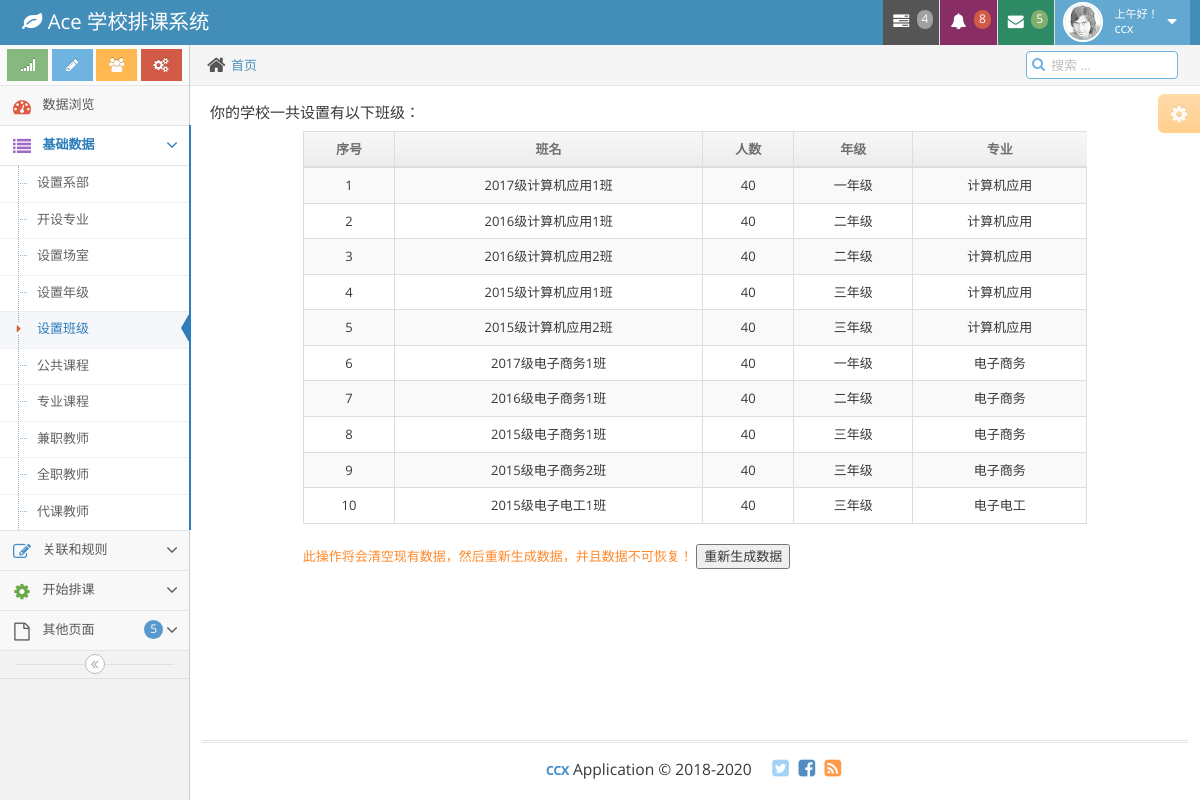
The app's page /mydata/myclass.html (signed in) with its own data.
### apps/mydata/models.py (models this page shows)
class Myclass(models.Model):
	myclass_name = models.CharField(max_length=45)
	m_grade_name = models.CharField(max_length=15)
	m_pf_name = models.CharField(max_length=30)
	myclass_num = models.IntegerField()

### apps/mydata/views.py (the view, shortened to what this page needs)
@method_decorator(Check_Login,name='dispatch')
class Show_myclass(View):
	template_name = 'mydata/myclass.html'
	def get(self,request):
		if request.method == 'GET':
			show_myclass_list = models.Myclass.objects.all()
			return render(request,self.template_name,{'show_myclass_list':show_myclass_list})

### apps/users/views.py (called while the page is built)
def Check_Login(func):  #自定义登录验证装饰器
	def warpper(request):
		username = request.session.get('username')
		if username:
			return func(request)
		else:
			return render(request,'users/login.html')
	return warpper

### apps/mydata/templates/mydata/myclass.html (shortened to what this page needs)
{% extends "base.html" %}
{% block menu %}
	{% include 'menu.html' %}
{% endblock%}
{% block content %}
	<p><H5>你的学校一共设置有以下班级：</H5></p>
	<div class="col-md-10 col-md-offset-1">
		<table class="table table-striped table-bordered table-hover">
			<thead>
				<tr>
					<th class="center">序号</th>
					<th class="center">班名</th>
					<th class="center">人数</th>
					<th class="center">年级</th>
					<th class="center">专业</th>
				</tr>
			</thead>
			<tbody>
				{% for cline in show_myclass_list %}
				<tr>
					<td class="center">{{ cline.id }}</td>
					<td class="center">{{ cline.myclass_name }}</td>
					<td class="center">{{ cline.myclass_num }}</td>
					<td class="center">{{ cline.m_grade_name }}</td>
					<td class="center">{{ cline.m_pf_name }}</td>
				</tr>
				{% endfor %}
			</tbody>
		</table>
		<form method="POST" action="{% url 'mydata:restart' %}">
			<span class='orange'>此操作将会清空现有数据，然后重新生成数据，并且数据不可恢复！</span>
			<button type="submit">重新生成数据</button>
		</form>
	</div>
{% endblock %}

### templates/base.html (shortened to what this page needs)
<!DOCTYPE html>
<html lang="en">
	<head>
		{% load staticfiles %}
		<link rel="stylesheet" href="{%static 'css/bootstrap.min.css'%}" />
		<link rel="stylesheet" href="{%static 'font-awesome/4.5.0/css/font-awesome.min.css'%}" />
		<link rel="stylesheet" href="{%static 'css/ace.min.css'%}" class="ace-main-stylesheet" id="main-ace-style" />
		<link rel="stylesheet" href="{%static 'css/ace-skins.min.css'%}" />
		<link rel="stylesheet" href="{%static 'css/ace-rtl.min.css'%}" />
	</head>
	<body class="no-skin">
		<div id="navbar" class="navbar navbar-default          ace-save-state">
			<div class="navbar-container ace-save-state" id="navbar-container">
				<div class="navbar-header pull-left">
					<a href="{% url 'index' %}" class="navbar-brand">
						<small>
							<i class="fa fa-leaf"></i>
							Ace 学校排课系统
						</small>
					</a>
				</div>
				<div class="navbar-buttons navbar-header pull-right" role="navigation">
					<ul class="nav ace-nav">
						<li class="grey dropdown-modal">
							<a data-toggle="dropdown" class="dropdown-toggle" href="#">
								<i class="ace-icon fa fa-tasks"></i>
								<span class="badge badge-grey">4</span>
							</a>
						</li>
						<li class="purple dropdown-modal">
							<a data-toggle="dropdown" class="dropdown-toggle" href="#">
								<i class="ace-icon fa fa-bell icon-animated-bell"></i>
								<span class="badge badge-important">8</span>
							</a>
						</li>
						<li class="green dropdown-modal">
							<a data-toggle="dropdown" class="dropdown-toggle" href="#">
								<i class="ace-icon fa fa-envelope icon-animated-vertical"></i>
								<span class="badge badge-success">5</span>
							</a>
						</li>
						<li class="light-blue dropdown-modal">
							<a data-toggle="dropdown" href="#" class="dropdown-toggle">
								<img class="nav-user-photo" src="{%static 'images/avatars/user.jpg'%}" alt="Jason's Photo" />
								<span class="user-info">
									<small>
									</small>
										{{ user.username }}
								</span>
								<i class="ace-icon fa fa-caret-down"></i>
							</a>
						</li>
					</ul>
				</div>
			</div>
		</div>
		<div class="main-container ace-save-state" id="main-container">
			<div id="sidebar" class="sidebar                  responsive                    ace-save-state">
				<div class="sidebar-shortcuts" id="sidebar-shortcuts">
					<div class="sidebar-shortcuts-large" id="sidebar-shortcuts-large">
						<button class="btn btn-success">
							<i class="ace-icon fa fa-signal"></i>
						</button>
						<button class="btn btn-info">
							<i class="ace-icon fa fa-pencil"></i>
						</button>
						<button class="btn btn-warning">
							<i class="ace-icon fa fa-users"></i>
						</button>
						<button class="btn btn-danger">
							<i class="ace-icon fa fa-cogs"></i>
						</button>
					</div>
				</div>
				{% block menu %}{% endblock%}
						<div class="nav-search" id="nav-search">
							<form class="form-search">
								<span class="input-icon">
									<input type="text" placeholder="搜索 ..." class="nav-search-input" id="nav-search-input" autocomplete="off" />
									<i class="ace-icon fa fa-search nav-search-icon"></i>
								</span>
							</form>
						</div>
					</div>
					<div class="page-content">
						<div class="ace-settings-container" id="ace-settings-container">
							<div class="btn btn-app btn-xs btn-warning ace-settings-btn" id="ace-settings-btn">
								<i class="ace-icon fa fa-cog bigger-130"></i>
							</div>
						</div>
						<div class="row">
							<div class="col-xs-12">
								{% block content %}{% endblock %}
							</div>
						</div>
					</div>
				</div>
			</div>
			<div class="footer">
				<div class="footer-inner">
					<div class="footer-content">
						<span class="bigger-120">
							<span class="blue bolder">ccx</span>
							Application &copy; 2018-2020
						</span>
						<span class="action-buttons">
							<a href="#">
								<i class="ace-icon fa fa-twitter-square light-blue bigger-150"></i>
							</a>
							<a href="#">
								<i class="ace-icon fa fa-facebook-square text-primary bigger-150"></i>
							</a>
							<a href="#">
								<i class="ace-icon fa fa-rss-square orange bigger-150"></i>
							</a>
						</span>
					</div>
				</div>
			</div>
		</div>
	</body>
</html>

### records on screen
Myclass: id "1", myclass_name "2017级计算机应用1班", myclass_num "40", m_grade_name "一年级", m_pf_name "计算机应用"
Myclass: id "2", myclass_name "2016级计算机应用1班", myclass_num "40", m_grade_name "二年级", m_pf_name "计算机应用"
Myclass: id "3", myclass_name "2016级计算机应用2班", myclass_num "40", m_grade_name "二年级", m_pf_name "计算机应用"
Myclass: id "4", myclass_name "2015级计算机应用1班", myclass_num "40", m_grade_name "三年级", m_pf_name "计算机应用"
Myclass: id "5", myclass_name "2015级计算机应用2班", myclass_num "40", m_grade_name "三年级", m_pf_name "计算机应用"
Myclass: id "6", myclass_name "2017级电子商务1班", myclass_num "40", m_grade_name "一年级", m_pf_name "电子商务"
Myclass: id "7", myclass_name "2016级电子商务1班", myclass_num "40", m_grade_name "二年级", m_pf_name "电子商务"
Myclass: id "8", myclass_name "2015级电子商务1班", myclass_num "40", m_grade_name "三年级", m_pf_name "电子商务"
Myclass: id "9", myclass_name "2015级电子商务2班", myclass_num "40", m_grade_name "三年级", m_pf_name "电子商务"
Myclass: id "10", myclass_name "2015级电子电工1班", myclass_num "40", m_grade_name "三年级", m_pf_name "电子电工"

### other values on screen
{{ user.username }} "ccx"
